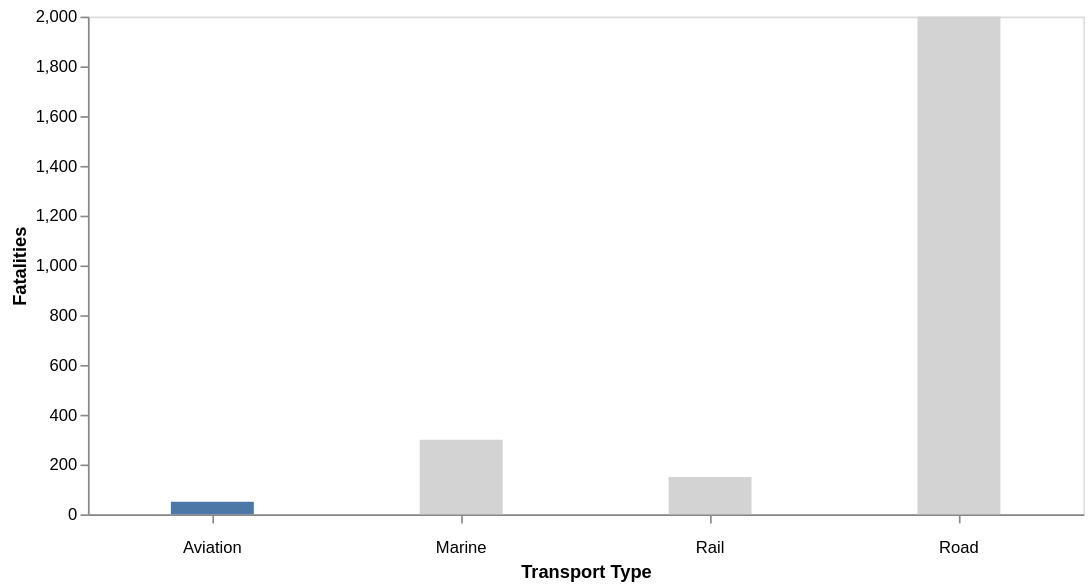

Vega-Lite specification stored for this chart:
### Vega-Lite specification from a JSON file in a GitHub repository (floating-point values rounded to 4 significant figures)
{"$schema": "https://vega.github.io/schema/vega-lite/v5.json", "description": "Bar chart showing fatalities of road, rail, marine, and aviation transport.", "width": 600, "data": {"values": [{"transport": "Road", "fatalities": 2000}, {"transport": "Rail", "fatalities": 150}, {"transport": "Marine", "fatalities": 300}, {"transport": "Aviation", "fatalities": 50}]}, "mark": {"type": "bar", "tooltip": true, "size": 50}, "encoding": {"x": {"field": "transport", "type": "nominal", "axis": {"title": "Transport Type", "labelAngle": 0, "labelPadding": 10}}, "y": {"field": "fatalities", "type": "quantitative", "axis": {"title": "Fatalities"}}, "color": {"field": "transport", "type": "nominal", "scale": {"domain": ["Aviation", "Road", "Rail", "Marine"], "range": ["#4c78a7", "lightgray", "lightgray", "lightgray"]}, "legend": null}}, "config": {"background": null, "axis": {"grid": false}}}
